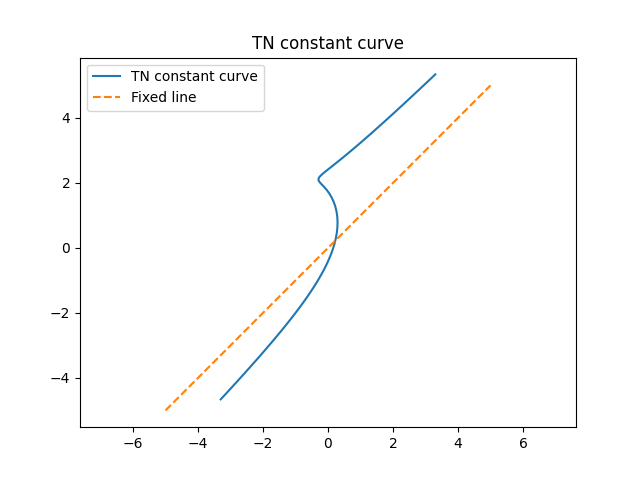

The Python source for this figure:
import numpy as np
import matplotlib.pyplot as plt# Define fixed line
x = np.linspace(-5, 5, 100)
y = x
# Define distance constant
d = 2
# Define TN constant curve
t = np.linspace(-5, 5, 100)
x_tn = t - np.sqrt(d**2 - 1) * np.sin(np.arctan(t))
y_tn = t + np.sqrt(d**2 - 1) * np.cos(np.arctan(t))

# Plot TN constant curve and fixed line
plt.plot(x_tn, y_tn, label='TN constant curve')
plt.plot(x, y, '--', label='Fixed line')
plt.axis('equal')
plt.legend()
plt.title('TN constant curve')
plt.show()
